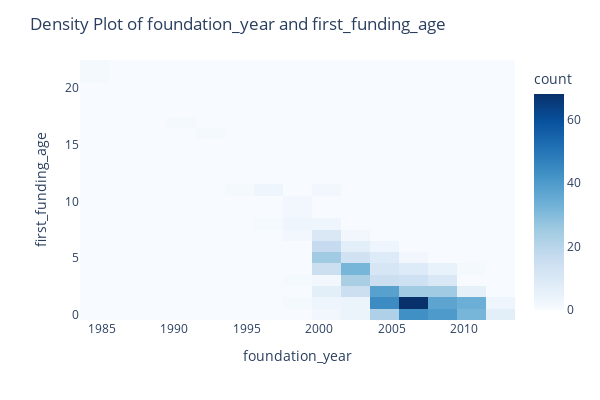

Here is the notebook cell this chart was saved with:
### Code cell
fig = px.density_heatmap(df, x='foundation_year', y='first_funding_age', color_continuous_scale='blues', nbinsx=25, nbinsy=25)

fig.update_layout(title='Density Plot of foundation_year and first_funding_age', xaxis_title='foundation_year',
                  yaxis_title='first_funding_age', width=600, height=400)

fig.show()

### Figure 1 — Plotly figure (JSON) as saved in the notebook; plotly's stock layout.template omitted (floating-point values rounded to 4 significant figures; data arrays with more than 128 entries replaced by an {"elided": "..."} marker saying what was removed)
{"data": [{"coloraxis": "coloraxis", "hovertemplate": "foundation_year=%{x}<br>first_funding_age=%{y}<br>count=%{z}<extra></extra>", "name": "", "nbinsx": 25, "nbinsy": 25, "type": "histogram2d", "x": {"elided": "709 int values"}, "xaxis": "x", "xbingroup": "x", "y": {"elided": "709 float values"}, "yaxis": "y", "ybingroup": "y"}], "layout": {"coloraxis": {"colorbar": {"title": {"text": "count"}}, "colorscale": [[0, "rgb(247,251,255)"], [0.125, "rgb(222,235,247)"], [0.25, "rgb(198,219,239)"], [0.375, "rgb(158,202,225)"], [0.5, "rgb(107,174,214)"], [0.625, "rgb(66,146,198)"], [0.75, "rgb(33,113,181)"], [0.875, "rgb(8,81,156)"], [1, "rgb(8,48,107)"]]}, "height": 400, "legend": {"tracegroupgap": 0}, "margin": {"t": 60}, "title": {"text": "Density Plot of foundation_year and first_funding_age"}, "width": 600, "xaxis": {"anchor": "y", "domain": [0, 1], "title": {"text": "foundation_year"}}, "yaxis": {"anchor": "x", "domain": [0, 1], "title": {"text": "first_funding_age"}}}}
